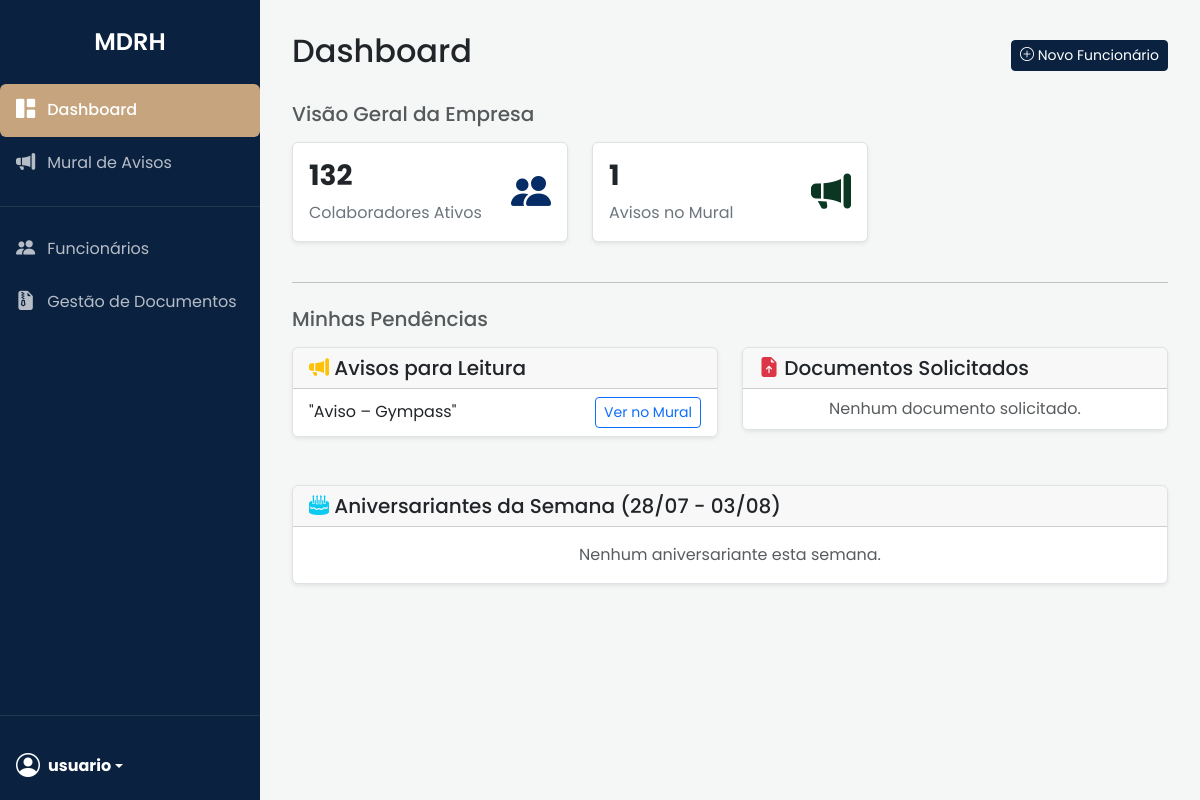
Page / (signed in) on the earlier database version.
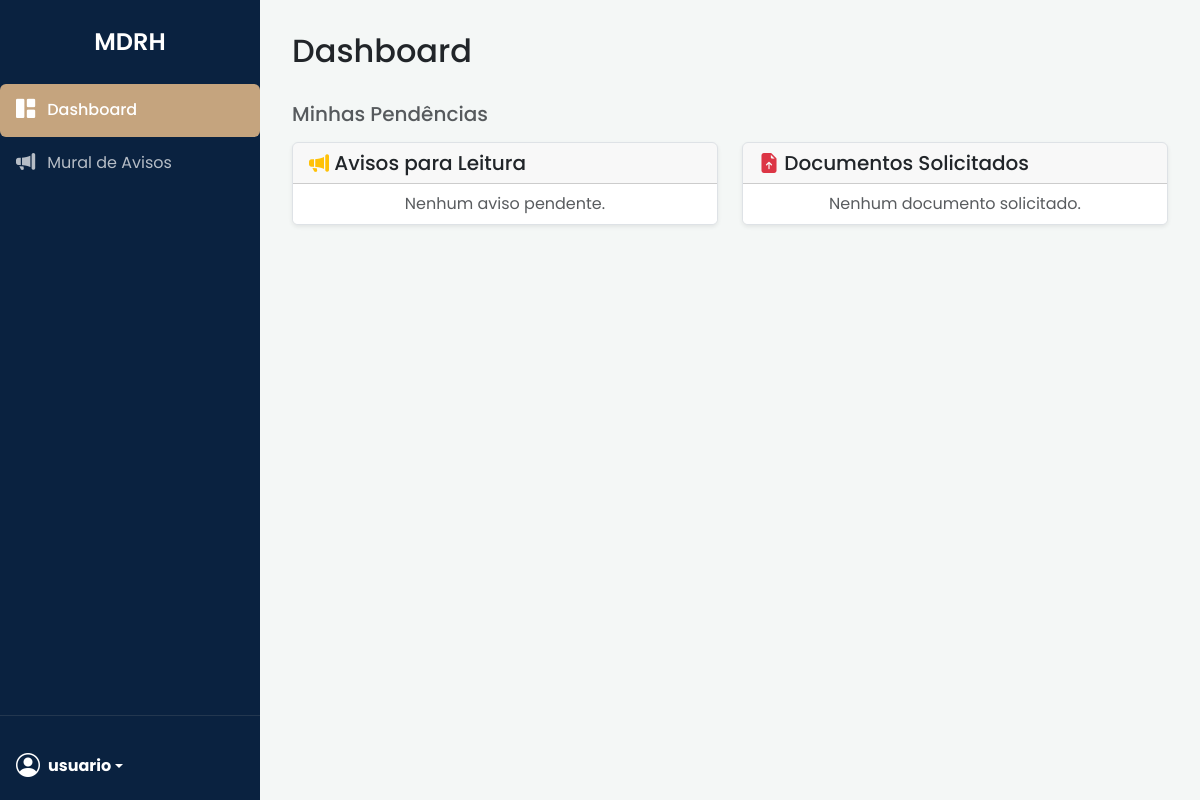
Same page on the later database version.
### app/models.py (models this page shows)
class Funcionario(db.Model):
    __tablename__ = 'funcionario'
    id = db.Column(db.Integer, primary_key=True)
    nome = db.Column(db.String(120), nullable=False)
    cpf = db.Column(db.String(14), unique=True, nullable=False)
    email = db.Column(db.String(120), nullable=False)
    telefone = db.Column(db.String(20))
    cargo = db.Column(db.String(100))
    setor = db.Column(db.String(100))
    data_nascimento = db.Column(db.Date)
    contato_emergencia_nome = db.Column(db.String(120))
    contato_emergencia_telefone = db.Column(db.String(20))
    foto_perfil = db.Column(db.String(255), nullable=True)
    apelido = db.Column(db.String(50), nullable=True)
    sistemas = db.relationship('Sistema', secondary=funcionario_sistemas, lazy='subquery',
                               backref=db.backref('funcionarios', lazy=True))

class Aviso(db.Model):
    __tablename__ = 'aviso'
    id = db.Column(db.Integer, primary_key=True)
    titulo = db.Column(db.String(200), nullable=False)
    conteudo = db.Column(db.Text, nullable=False)
    data_publicacao = db.Column(db.DateTime, default=datetime.utcnow)
    autor_id = db.Column(db.Integer, db.ForeignKey('usuario.id'), nullable=False)
    autor = db.relationship('Usuario')
    logs_ciencia = db.relationship('LogCienciaAviso', backref='aviso', lazy='dynamic', cascade="all, delete-orphan")
    anexos = db.relationship('AvisoAnexo', backref='aviso', lazy='dynamic', cascade="all, delete-orphan")
    arquivado = db.Column(db.Boolean, default=False, nullable=False)

### app/routes.py (the view)
@main.route('/')
@login_required
def index():
    dados_dashboard = {}
    usuario = current_user
    avisos_lidos_ids = {log.aviso_id for log in usuario.logs_ciencia}
    dados_dashboard['avisos_pendentes'] = Aviso.query.filter(
        Aviso.arquivado == False,
        Aviso.id.notin_(avisos_lidos_ids)
    ).all()
    dados_dashboard['requisicoes_pendentes'] = RequisicaoDocumento.query.filter_by(
        destinatario_id=usuario.funcionario.id, status='Pendente'
    ).all()
    if usuario.tem_permissao('admin_rh'):
        dados_dashboard['total_funcionarios'] = Funcionario.query.count()
        dados_dashboard['total_avisos'] = Aviso.query.filter_by(arquivado=False).count()
    hoje = datetime.utcnow().date()
    inicio_semana = hoje - timedelta(days=hoje.weekday())
    fim_semana = inicio_semana + timedelta(days=6)
    aniversariantes = Funcionario.query.filter(
        extract('month', Funcionario.data_nascimento) >= inicio_semana.month,
        extract('day', Funcionario.data_nascimento) >= inicio_semana.day,
        extract('month', Funcionario.data_nascimento) <= fim_semana.month,
        extract('day', Funcionario.data_nascimento) <= fim_semana.day
    ).all()
    dados_dashboard['aniversariantes'] = sorted(aniversariantes, key=lambda f: (f.data_nascimento.month, f.data_nascimento.day))
    dados_dashboard['periodo_semana'] = f"{inicio_semana.strftime('%d/%m')} - {fim_semana.strftime('%d/%m')}"
    return render_template('index.html', dados=dados_dashboard)

### app/models.py (called while the page is built)
    def tem_permissao(self, nome_permissao):
        return any(p.nome == nome_permissao for p in self.permissoes)

### templates/index.html (shortened to what this page needs)
{% extends "base.html" %}
{% block content %}
    <div class="d-flex justify-content-between align-items-center mb-4">
        <h1 class="h2">Dashboard</h1>
        {% if current_user.is_authenticated and current_user.tem_permissao('admin_rh') %}
        <div class="btn-toolbar mb-2 mb-md-0">
            <a href="{{ url_for('main.exibir_formulario_cadastro') }}" class="btn btn-sm btn-brand">
                <i class="bi bi-plus-circle"></i> Novo Funcionário
            </a>
        </div>
        {% endif %}
    </div>
    {% if current_user.is_authenticated and (current_user.tem_permissao('admin_rh') or current_user.tem_permissao('admin_ti')) %}
    <h3 class="h5 text-muted mb-3">Visão Geral da Empresa</h3>
    <div class="row">
        <div class="col-md-4">
            <div class="card shadow-sm mb-3">
                <div class="card-body">
                    <div class="d-flex justify-content-between align-items-center">
                        <div>
                            <h3 class="fw-bold">{{ dados.total_funcionarios }}</h3>
                            <p class="mb-0 text-secondary">Colaboradores Ativos</p>
                        </div>
                        <i class="bi bi-people-fill fs-1 text-primary-emphasis"></i>
                    </div>
                </div>
            </div>
        </div>
        <div class="col-md-4">
            <div class="card shadow-sm mb-3">
                 <div class="card-body">
                    <div class="d-flex justify-content-between align-items-center">
                        <div>
                            <h3 class="fw-bold">{{ dados.total_avisos }}</h3>
                            <p class="mb-0 text-secondary">Avisos no Mural</p>
                        </div>
                        <i class="bi bi-megaphone-fill fs-1 text-success-emphasis"></i>
                    </div>
                </div>
            </div>
        </div>
    </div>
    <hr class="my-4">
    {% endif %}
    <h3 class="h5 text-muted mb-3">Minhas Pendências</h3>
    <div class="row">
        <div class="col-md-6">
            <div class="card shadow-sm mb-4">
                <div class="card-header"><h5 class="mb-0"><i class="bi bi-megaphone-fill text-warning"></i> Avisos para Leitura</h5></div>
                <ul class="list-group list-group-flush">
                    {% for aviso in dados.avisos_pendentes %}
                        <li class="list-group-item d-flex justify-content-between align-items-center">
                            "{{ aviso.titulo }}"
                            <a href="{{ url_for('main.listar_avisos') }}" class="btn btn-sm btn-outline-primary">Ver no Mural</a>
                        </li>
                    {% else %}
                        <li class="list-group-item text-center text-muted">Nenhum aviso pendente.</li>
                    {% endfor %}
                </ul>
            </div>
        </div>
        <div class="col-md-6">
            <div class="card shadow-sm mb-4">
                <div class="card-header"><h5 class="mb-0"><i class="bi bi-file-earmark-arrow-up-fill text-danger"></i> Documentos Solicitados</h5></div>
                <ul class="list-group list-group-flush">
                    {% for req in dados.requisicoes_pendentes %}
                        <li class="list-group-item d-flex justify-content-between align-items-center">
                            {{ req.tipo_documento }}
                            <button class="btn btn-sm btn-brand btn-responder-doc" data-bs-toggle="modal" data-bs-target="#modal-responder-requisicao" data-req-id="{{ req.id }}" data-req-tipo="{{ req.tipo_documento }}">
                                Enviar Documento
                            </button>
                        </li>
                    {% else %}
                        <li class="list-group-item text-center text-muted">Nenhum documento solicitado.</li>
                    {% endfor %}
                </ul>
            </div>
        </div>
    </div>
    {% if current_user.is_authenticated and (current_user.tem_permissao('admin_rh') or current_user.tem_permissao('admin_ti')) %}
    <div class="card shadow-sm mt-4">
        <div class="card-header">
            <h5 class="mb-0"><i class="bi bi-cake2-fill text-info"></i> Aniversariantes da Semana ({{ dados.periodo_semana }})</h5>
        </div>
        <div class="card-body">
            {% if dados.aniversariantes %}
                <div class="row">
                    {% for funcionario in dados.aniversariantes %}
                    <div class="col-md-4 mb-3">
                        <div class="d-flex align-items-center">
                            <div>
                                {% if funcionario.foto_perfil %}
                                    <img src="{{ url_for('perfil.uploaded_file', filename=funcionario.foto_perfil) }}" alt="Foto de Perfil" width="50" height="50" class="rounded-circle me-3" style="object-fit: cover;">
                                {% else %}
                                    <i class="bi bi-person-circle fs-1 me-3 text-secondary"></i>
                                {% endif %}
                            </div>
                            <div>
                                <h6 class="mb-0">{{ funcionario.apelido or funcionario.nome }}</h6>
                                <small class="text-muted">{{ funcionario.data_nascimento.strftime('%d/%m') }}</small>
                            </div>
                        </div>
                    </div>
                    {% endfor %}
                </div>
            {% else %}
                <p class="text-center text-muted mb-0">Nenhum aniversariante esta semana.</p>
            {% endif %}
        </div>
    </div>
    {% endif %}
{% endblock %}

### templates/base.html (shortened to what this page needs)
<!DOCTYPE html>
<html lang="pt-br">
<head>
    <link href="https://cdn.jsdelivr.net/npm/bootstrap@5.3.3/dist/css/bootstrap.min.css" rel="stylesheet">
    <link rel="stylesheet" href="https://cdn.jsdelivr.net/npm/bootstrap-icons@1.11.3/font/bootstrap-icons.min.css">
    <link rel="stylesheet" href="{{ url_for('static', filename='custom_style.css') }}">
</head>
<body>
    <div class="d-flex flex-column flex-shrink-0 sidebar">
        <div class="sidebar-header">
            MDRH
        </div>
        <ul class="nav nav-pills flex-column mb-auto">
            <li class="nav-item">
                <a href="{{ url_for('main.index') }}" class="nav-link {% if request.endpoint == 'main.index' %}active{% endif %}">
                    <i class="bi bi-grid-1x2-fill"></i> Dashboard
                </a>
            </li>
            <li>
                <a href="{{ url_for('main.listar_avisos') }}" class="nav-link {% if 'aviso' in request.endpoint %}active{% endif %}">
                    <i class="bi bi-megaphone-fill"></i> Mural de Avisos
                </a>
            </li>
            {% if current_user.is_authenticated and current_user.tem_permissao('admin_rh') %}
            <hr class="text-secondary">
            <li class="nav-item">
                <a href="{{ url_for('main.listar_funcionarios') }}" class="nav-link {% if 'listar_funcionarios' in request.endpoint %}active{% endif %}">
                    <i class="bi bi-people-fill"></i> Funcionários
                </a>
            </li>
            <li>
                <a href="{{ url_for('documentos.gestao_documentos') }}" class="nav-link {% if 'documentos' in request.endpoint %}active{% endif %}">
                    <i class="bi bi-file-earmark-zip-fill"></i> Gestão de Documentos
                </a>
            </li>
            {% endif %}
        </ul>
        <hr class="text-secondary">
        <div class="dropdown">
            <a href="#" class="d-flex align-items-center text-white text-decoration-none dropdown-toggle p-3" id="dropdownUser1" data-bs-toggle="dropdown" aria-expanded="false">
                {% if current_user.is_authenticated and current_user.funcionario.foto_perfil %}
                    <img src="{{ url_for('perfil.uploaded_file', filename=current_user.funcionario.foto_perfil) }}" alt="Foto de Perfil" width="32" height="32" class="rounded-circle me-2" style="object-fit: cover;">
                {% else %}
                    <i class="bi bi-person-circle fs-4 me-2"></i>
                {% endif %}
                <strong>{{ current_user.funcionario.apelido or current_user.funcionario.nome.split()[0] }}</strong>
            </a>
        </div>
    </div>
    <main class="content">
        {% block content %}{% endblock %}
    </main>
</body>
</html>

### static/custom_style.css (style rules this page uses)
:root { --cor-primaria: #0a2240; --cor-acento: #c5a47e; --cor-fundo: #f4f7f6; --cor-superficie: #ffffff; --cor-texto-principal: #333333; --cor-texto-secundario: #555555; --cor-borda: #dee2e6; }
body { font-family: 'Poppins', sans-serif; display: flex; background-color: var(--cor-fundo); }
.sidebar { width: 260px; min-height: 100vh; background-color: var(--cor-primaria); color: #fff; }
.sidebar .sidebar-header { padding: 1.5rem 1rem; font-size: 1.5rem; font-weight: 600; text-align: center; color: #fff; }
.sidebar .nav-link { color: rgba(255, 255, 255, 0.7); padding: 0.75rem 1rem; display: flex; align-items: center; transition: all 0.2s ease-in-out; }
.sidebar .nav-link .bi { margin-right: 12px; font-size: 1.2rem; }
.sidebar .nav-link.active { background-color: var(--cor-acento); color: #fff; font-weight: 500; }
.sidebar .dropdown-toggle { color: #fff; }
.content { flex-grow: 1; padding: 2rem; }
.card { border: 1px solid var(--cor-borda); box-shadow: 0 2px 10px rgba(0,0,0,0.05); }

Differences in the rows shown:
no longer on this page (row edited): Aviso: titulo "Aviso – Gympass"
Other differences:
{{ dados.total_funcionarios }}: "132" → (not shown)
{{ dados.total_avisos }}: "1" → (not shown)
{{ dados.periodo_semana }}: "28/07 - 03/08" → (not shown)
text no longer shown: "Funcionários Gestão de Documentos Novo Funcionário Visão Geral da Empresa Colaboradores Ativos Avisos no Mural Aniversariantes da Semana ( ) Nenhum aniversariante esta semana."
text now shown: "Nenhum aviso pendente."
